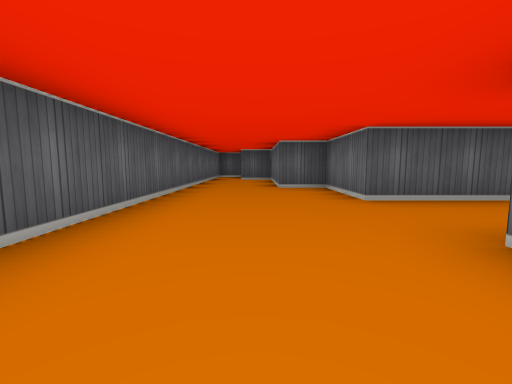
view 1 (above)

13 first-person views from a walk through a cub3D level. The camera is about half as high as the walls, tilts 6° down and sees 90° across. The floor is counted in squares. Each view is taken from the middle of a square. On the plan, view 1 faces up. The plan holds only what a view shows up to about 9 squares ahead; the rest is blank.

view 2
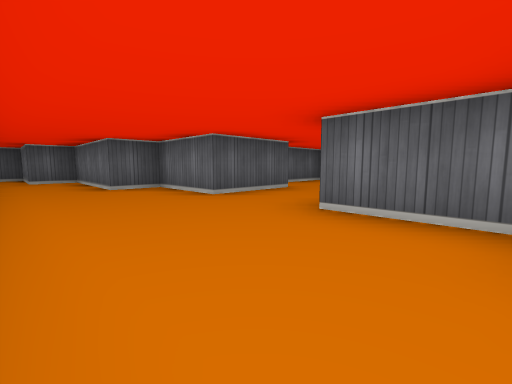

view 3
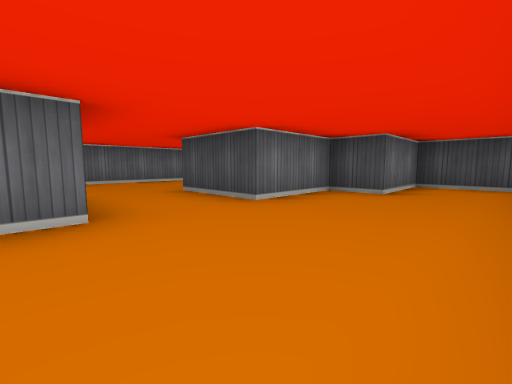

view 4
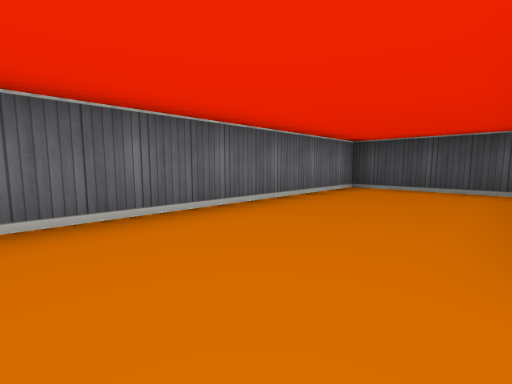

view 5
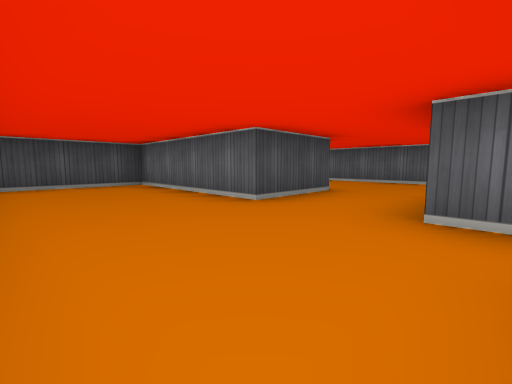

view 6
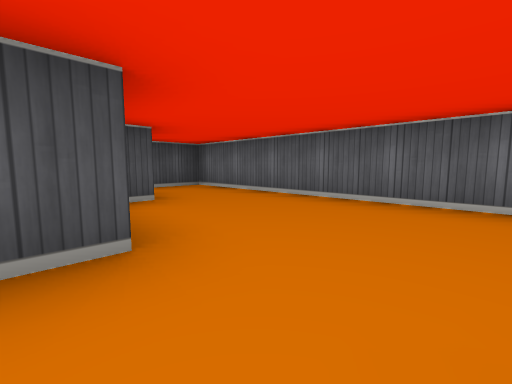

view 7
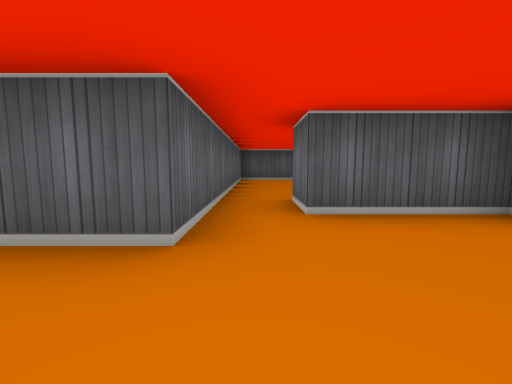

view 8
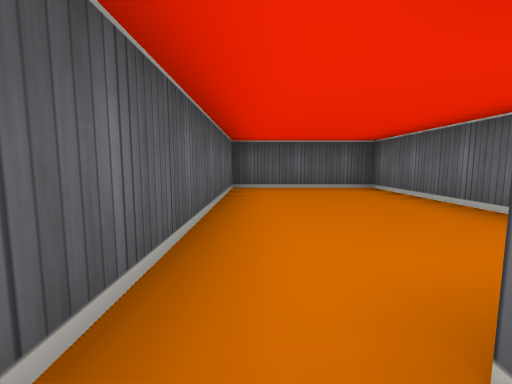

view 9
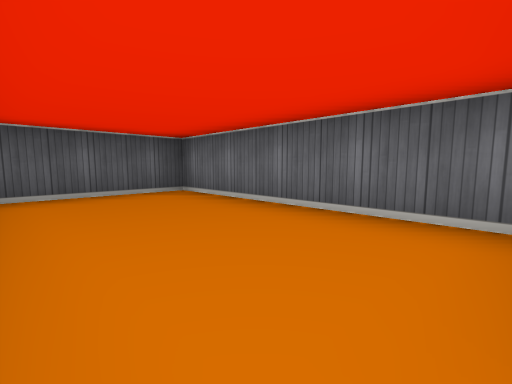

view 10
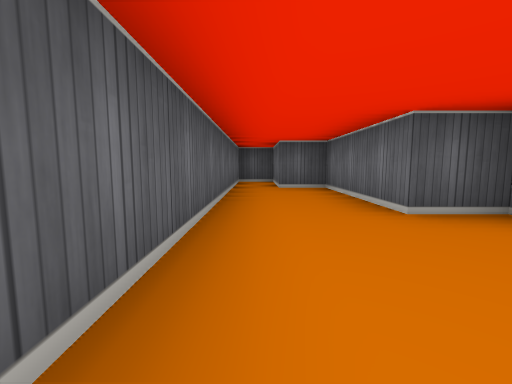

view 11
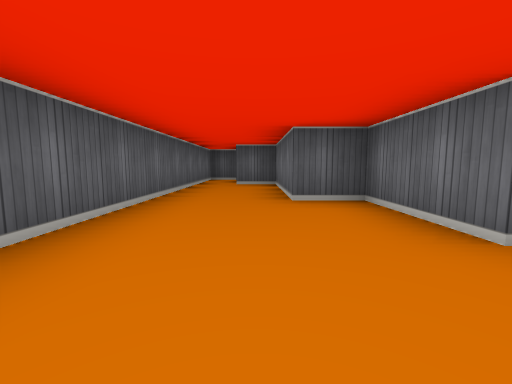

view 12
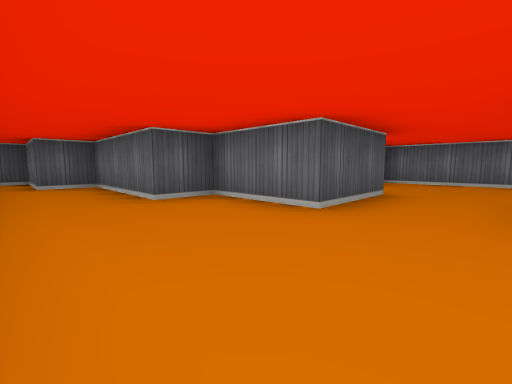

view 13
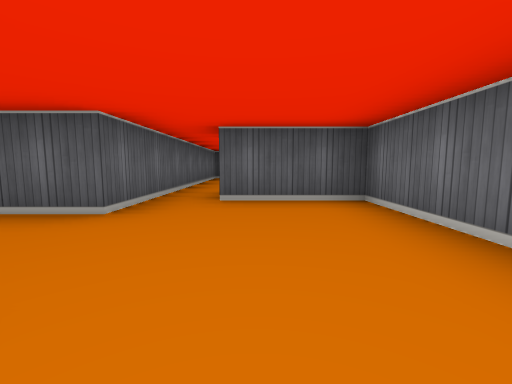

### Floor plan
Points are (right, up) in squares from view 1. A wall is a line through its corners. A room is listed if a view was taken in it or the views show most of it. See-through windows are left out.
Room 1 (views 1, 2, 3, 10, 11, 12)
walls: (1.5, 3.5) (1.5, 5.5) (0.5, 5.5) (0.5, 8.5) (-0.5, 8.5) (-0.5, 10.5) (-1.5, 10.5) (-1.5, -2.5) (0.5, -2.5) (0.5, -0.5) (1.5, -0.5) (1.5, 1.5)
ways out: opening at (2.5, 2.5) to room 2
Room 2 (views 4, 5, 6, 7, 13)
walls: (1.5, 1.5) (3.5, 1.5) (3.5, -2.5) (6.5, -2.5) (6.5, 4.5) (4.5, 4.5); (3.5, 4.5) (3.5, 3.5) (1.5, 3.5)
ways out: opening at (2.5, 2.5) to room 1; opening at (4, 5) to room 3
Room 3 (views 8, 9)
walls: (6.5, 5.9) (6.5, 10.5) (3.5, 10.5) (3.5, 4.5); (4.5, 4.5) (4.5, 5.5)
ways out: opening at (4, 5) to room 2

Positions as (right, up) in squares from view 1, and headings:
1: (0, 0), facing up
2: (-1, 0), facing up-right
3: (-1, 4), facing down-right
4: (4, 3), facing down-right
5: (6, 4), facing down-left
6: (2, 3), facing down-left
7: (4, 2), facing up
8: (4, 5), facing up
9: (4, 6), facing up-right
10: (-1, 3), facing up
11: (0, 2), facing up
12: (-1, 2), facing up-right
13: (5, 1), facing up
